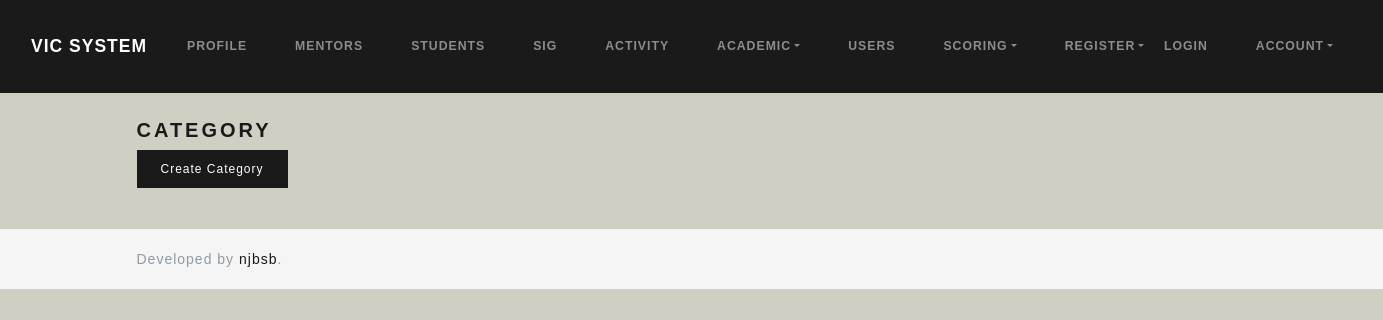
Page /index.php/category on the earlier database version.
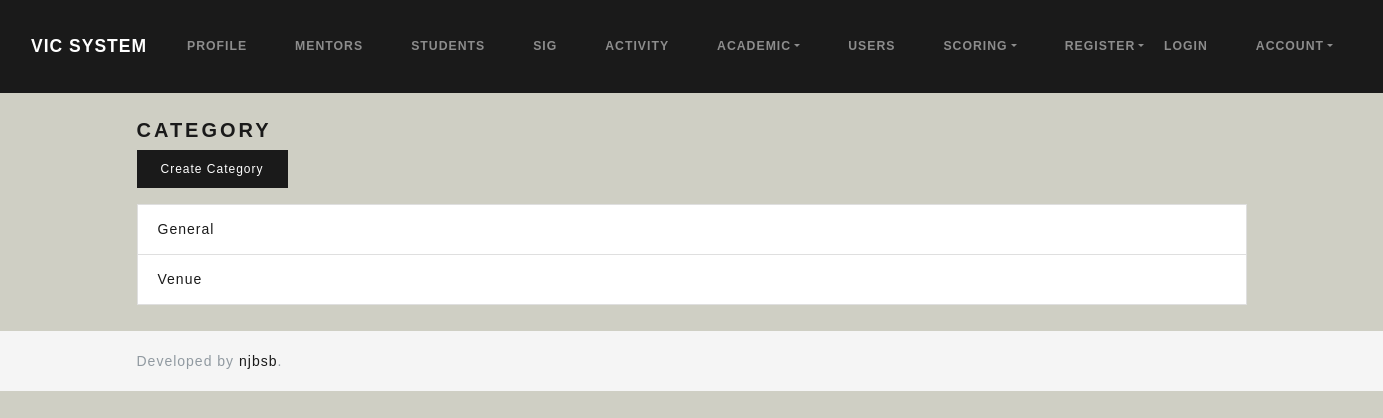
Same page on the later database version.
### tables this page shows
CREATE TABLE `comment_category` (
  `id` int(11) NOT NULL,
  `category` varchar(255) NOT NULL
);

### application/controllers/Category.php (called while the page is built, shortened)
<?php
class Category extends CI_Controller
{
    public function index()
    {
        $data['title'] = 'Category';
        $data['categories'] = $this->category_model->get_category();
        $this->load->view('templates/header');
        $this->load->view('category/index', $data);
        $this->load->view('templates/footer');
    }
}

### index.php (called while the page is built, shortened)
<?php
require_once BASEPATH.'core/CodeIgniter.php';

### application/models/Category_model.php (called while the page is built, shortened)
<?php
class Category_model extends CI_Model
{
    public function get_category($id = FALSE)
    {
        if ($id === FALSE) {
            $this->db->order_by('category');
            $query = $this->db->get('comment_category');
            return $query->result_array();
        }
        $query = $this->db->get_where('comment_category', array('id' => $id));
        return $query->row();
    }
}

### application/views/category/index.php (the view)
<h4><?= $title ?></h4>
<div class="form-group">
    <a class="btn btn-primary" href="<?= base_url() ?>category/create">Create Category</a>
</div>
<ul class="list-group">
    <?php foreach ($categories as $cat) : ?>
        <li class="list-group-item">
            <a href="<?= site_url('category/comments/' . $cat['id']) ?>"><?= $cat['category'] ?></a>
        </li>
    <?php endforeach ?>
</ul>

Differences in the rows shown:
added comment_category: category "General"
added comment_category: category "Venue"
